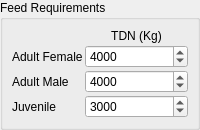
    <widget class="QGroupBox" name="groupBoxFeedRequirements" >
     <property name="sizePolicy" >
      <sizepolicy>
       <hsizetype>5</hsizetype>
       <vsizetype>5</vsizetype>
       <horstretch>0</horstretch>
       <verstretch>0</verstretch>
      </sizepolicy>
     </property>
     <property name="whatsThis" >
      <string>&lt;html>&lt;head>&lt;meta name="qrichtext" content="1" />&lt;style type="text/css">
p, li { white-space: pre-wrap; }
&lt;/style>&lt;/head>&lt;body style=" font-family:'Sans Serif'; font-size:9pt; font-weight:400; font-style:normal; text-decoration:none;">
&lt;p style=" margin-top:0px; margin-bottom:0px; margin-left:0px; margin-right:0px; -qt-block-indent:0; text-indent:0px;">LandUse Analyst breaks down the calorie requirements for the animal being modelled into three categories: Gestating, Lactating, and Juvenile. Enter the average calories required per day for an animal in each of these categories.&lt;/p>&lt;/body>&lt;/html></string>
     </property>
     <property name="title" >
      <string>Feed Requirements</string>
     </property>
     <layout class="QGridLayout" >
      <property name="margin" >
       <number>9</number>
      </property>
      <property name="spacing" >
       <number>2</number>
      </property>
      <item row="0" column="1" >
       <widget class="QLabel" name="label_13" >
        <property name="toolTip" >
         <string>&lt;html>&lt;head>&lt;meta name="qrichtext" content="1" />&lt;style type="text/css">
p, li { white-space: pre-wrap; }
&lt;/style>&lt;/head>&lt;body style=" font-family:'Sans Serif'; font-size:9pt; font-weight:400; font-style:normal; text-decoration:none;">
&lt;p style=" margin-top:0px; margin-bottom:0px; margin-left:0px; margin-right:0px; -qt-block-indent:0; text-indent:0px;">Total Digestive Nutrients&lt;/p>&lt;/body>&lt;/html></string>
        </property>
        <property name="whatsThis" >
         <string>&lt;html>&lt;head>&lt;meta name="qrichtext" content="1" />&lt;style type="text/css">
p, li { white-space: pre-wrap; }
&lt;/style>&lt;/head>&lt;body style=" font-family:'Sans Serif'; font-size:9pt; font-weight:400; font-style:normal; text-decoration:none;">
&lt;p style=" margin-top:0px; margin-bottom:0px; margin-left:0px; margin-right:0px; -qt-block-indent:0; text-indent:0px;">Just as we had to set the average daily calorie requirements for the human population, we also need to supply information about this for animals. LandUse Analyst needs to know the TDN (Total Digestible Nutrients) in kg for the animals being modelled. &lt;/p>&lt;/body>&lt;/html></string>
        </property>
        <property name="text" >
         <string>TDN (Kg)</string>
        </property>
        <property name="alignment" >
         <set>Qt::AlignCenter</set>
        </property>
       </widget>
      </item>
      <item row="1" column="0" >
       <widget class="QLabel" name="labelFeedRequirements2" >
        <property name="text" >
         <string>Adult Female</string>
        </property>
       </widget>
      </item>
      <item row="1" column="1" >
       <widget class="QSpinBox" name="spinBoxTDNForGestating" >
        <property name="sizePolicy" >
         <sizepolicy>
          <hsizetype>7</hsizetype>
          <vsizetype>0</vsizetype>
          <horstretch>0</horstretch>
          <verstretch>0</verstretch>
         </sizepolicy>
        </property>
        <property name="toolTip" >
         <string>&lt;html>&lt;head>&lt;meta name="qrichtext" content="1" />&lt;style type="text/css">
p, li { white-space: pre-wrap; }
&lt;/style>&lt;/head>&lt;body style=" font-family:'Sans Serif'; font-size:9pt; font-weight:400; font-style:normal; text-decoration:none;">
&lt;p style=" margin-top:0px; margin-bottom:0px; margin-left:0px; margin-right:0px; -qt-block-indent:0; text-indent:0px;">Annual TDN (kg) required for an adult female&lt;/p>&lt;/body>&lt;/html></string>
        </property>
        <property name="suffix" >
         <string/>
        </property>
        <property name="maximum" >
         <number>10000</number>
        </property>
        <property name="value" >
         <number>4000</number>
        </property>
       </widget>
      </item>
      <item row="2" column="1" >
       <widget class="QSpinBox" name="spinBoxTDNForLactating" >
        <property name="sizePolicy" >
         <sizepolicy>
          <hsizetype>7</hsizetype>
          <vsizetype>0</vsizetype>
          <horstretch>0</horstretch>
          <verstretch>0</verstretch>
         </sizepolicy>
        </property>
        <property name="toolTip" >
         <string>&lt;html>&lt;head>&lt;meta name="qrichtext" content="1" />&lt;style type="text/css">
p, li { white-space: pre-wrap; }
&lt;/style>&lt;/head>&lt;body style=" font-family:'Sans Serif'; font-size:9pt; font-weight:400; font-style:normal; text-decoration:none;">
&lt;p style=" margin-top:0px; margin-bottom:0px; margin-left:0px; margin-right:0px; -qt-block-indent:0; text-indent:0px;">The number of calories required per day for a female that is lactating.&lt;/p>&lt;/body>&lt;/html></string>
        </property>
        <property name="suffix" >
         <string/>
        </property>
        <property name="maximum" >
         <number>20000</number>
        </property>
        <property name="value" >
         <number>4000</number>
        </property>
       </widget>
      </item>
      <item row="2" column="0" >
       <widget class="QLabel" name="labelFeedRequirements3" >
        <property name="toolTip" >
         <string>&lt;html>&lt;head>&lt;meta name="qrichtext" content="1" />&lt;style type="text/css">
p, li { white-space: pre-wrap; }
&lt;/style>&lt;/head>&lt;body style=" font-family:'Sans Serif'; font-size:9pt; font-weight:400; font-style:normal; text-decoration:none;">
&lt;p style=" margin-top:0px; margin-bottom:0px; margin-left:0px; margin-right:0px; -qt-block-indent:0; text-indent:0px;">Annual TDN (kg) required for an adult male&lt;/p>&lt;/body>&lt;/html></string>
        </property>
        <property name="text" >
         <string>Adult Male</string>
        </property>
       </widget>
      </item>
      <item row="3" column="0" >
       <widget class="QLabel" name="labelFeedRequirements4" >
        <property name="toolTip" >
         <string>&lt;html>&lt;head>&lt;meta name="qrichtext" content="1" />&lt;style type="text/css">
p, li { white-space: pre-wrap; }
&lt;/style>&lt;/head>&lt;body style=" font-family:'Sans Serif'; font-size:9pt; font-weight:400; font-style:normal; text-decoration:none;">
&lt;p style=" margin-top:0px; margin-bottom:0px; margin-left:0px; margin-right:0px; -qt-block-indent:0; text-indent:0px;">Annual TDN (kg) required for a juvenile&lt;/p>&lt;/body>&lt;/html></string>
        </property>
        <property name="text" >
         <string>Juvenile</string>
        </property>
       </widget>
      </item>
      <item row="3" column="1" >
       <widget class="QSpinBox" name="spinBoxTDNForJuvenile" >
        <property name="sizePolicy" >
         <sizepolicy>
          <hsizetype>7</hsizetype>
          <vsizetype>0</vsizetype>
          <horstretch>0</horstretch>
          <verstretch>0</verstretch>
         </sizepolicy>
        </property>
        <property name="toolTip" >
         <string>&lt;html>&lt;head>&lt;meta name="qrichtext" content="1" />&lt;style type="text/css">
p, li { white-space: pre-wrap; }
&lt;/style>&lt;/head>&lt;body style=" font-family:'Sans Serif'; font-size:9pt; font-weight:400; font-style:normal; text-decoration:none;">
&lt;p style=" margin-top:0px; margin-bottom:0px; margin-left:0px; margin-right:0px; -qt-block-indent:0; text-indent:0px;">The number of calories required per day for a juvenile.&lt;/p>&lt;/body>&lt;/html></string>
        </property>
        <property name="whatsThis" >
         <string>&lt;html>&lt;head>&lt;meta name="qrichtext" content="1" />&lt;style type="text/css">
p, li { white-space: pre-wrap; }
&lt;/style>&lt;/head>&lt;body style=" font-family:'Sans Serif'; font-size:9pt; font-weight:400; font-style:normal; text-decoration:none;">
&lt;p style=" margin-top:0px; margin-bottom:0px; margin-left:0px; margin-right:0px; -qt-block-indent:0; text-indent:0px;">The number of calories required per day for a juvenile. LandUse Analyst considers a Juvenile to be an animal after weaning and before slaughter.&lt;/p>&lt;/body>&lt;/html></string>
        </property>
        <property name="suffix" >
         <string/>
        </property>
        <property name="maximum" >
         <number>20000</number>
        </property>
        <property name="value" >
         <number>3000</number>
        </property>
       </widget>
      </item>
     </layout>
    </widget>
